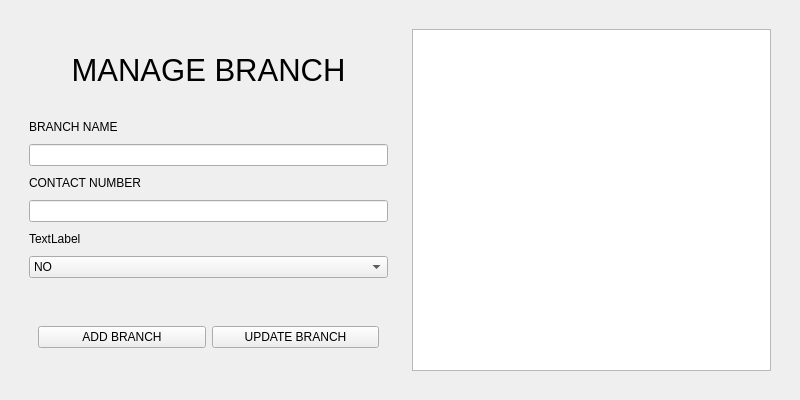
<?xml version="1.0" encoding="UTF-8"?>
<ui version="4.0">
 <class>Frame</class>
 <widget class="QFrame" name="Frame">
  <property name="geometry">
   <rect>
    <x>0</x>
    <y>0</y>
    <width>800</width>
    <height>400</height>
   </rect>
  </property>
  <property name="windowTitle">
   <string>Frame</string>
  </property>
  <layout class="QGridLayout" name="gridLayout">
   <item row="0" column="0">
    <widget class="QWidget" name="widget" native="true">
     <layout class="QHBoxLayout" name="horizontalLayout">
      <item>
       <widget class="QWidget" name="widget_2" native="true">
        <property name="maximumSize">
         <size>
          <width>400</width>
          <height>16777215</height>
         </size>
        </property>
        <layout class="QHBoxLayout" name="horizontalLayout_3">
         <item>
          <layout class="QVBoxLayout" name="verticalLayout_2">
           <item>
            <widget class="QWidget" name="widget_6" native="true">
             <property name="maximumSize">
              <size>
               <width>16777215</width>
               <height>80</height>
              </size>
             </property>
             <layout class="QHBoxLayout" name="horizontalLayout_9">
              <item>
               <layout class="QHBoxLayout" name="horizontalLayout_8">
                <item>
                 <widget class="QLabel" name="title_label">
                  <property name="font">
                   <font>
                    <pointsize>23</pointsize>
                   </font>
                  </property>
                  <property name="text">
                   <string>MANAGE BRANCH</string>
                  </property>
                  <property name="alignment">
                   <set>Qt::AlignmentFlag::AlignCenter</set>
                  </property>
                 </widget>
                </item>
               </layout>
              </item>
             </layout>
            </widget>
           </item>
           <item>
            <widget class="QLabel" name="admin_branch_name_label">
             <property name="maximumSize">
              <size>
               <width>16777215</width>
               <height>20</height>
              </size>
             </property>
             <property name="text">
              <string>BRANCH NAME</string>
             </property>
            </widget>
           </item>
           <item>
            <widget class="QLineEdit" name="admin_branch_name_input"/>
           </item>
           <item>
            <widget class="QLabel" name="admin_contact_number_label">
             <property name="maximumSize">
              <size>
               <width>16777215</width>
               <height>20</height>
              </size>
             </property>
             <property name="text">
              <string>CONTACT NUMBER</string>
             </property>
            </widget>
           </item>
           <item>
            <widget class="QLineEdit" name="admin_contact_number_input"/>
           </item>
           <item>
            <widget class="QLabel" name="label">
             <property name="maximumSize">
              <size>
               <width>16777215</width>
               <height>20</height>
              </size>
             </property>
             <property name="text">
              <string>TextLabel</string>
             </property>
            </widget>
           </item>
           <item>
            <widget class="QComboBox" name="comboBox">
             <item>
              <property name="text">
               <string>NO</string>
              </property>
             </item>
             <item>
              <property name="text">
               <string>YES</string>
              </property>
             </item>
            </widget>
           </item>
           <item>
            <widget class="QLabel" name="admin_message_label">
             <property name="maximumSize">
              <size>
               <width>16777215</width>
               <height>20</height>
              </size>
             </property>
             <property name="text">
              <string/>
             </property>
            </widget>
           </item>
           <item>
            <widget class="QWidget" name="widget_4" native="true">
             <property name="maximumSize">
              <size>
               <width>16777215</width>
               <height>50</height>
              </size>
             </property>
             <layout class="QHBoxLayout" name="horizontalLayout_6">
              <item>
               <layout class="QHBoxLayout" name="horizontalLayout_5">
                <item>
                 <widget class="QPushButton" name="admin_add_button">
                  <property name="text">
                   <string>ADD BRANCH</string>
                  </property>
                 </widget>
                </item>
                <item>
                 <widget class="QPushButton" name="admin_update_button">
                  <property name="text">
                   <string>UPDATE BRANCH</string>
                  </property>
                 </widget>
                </item>
               </layout>
              </item>
             </layout>
            </widget>
           </item>
          </layout>
         </item>
        </layout>
       </widget>
      </item>
      <item>
       <widget class="QWidget" name="widget_3" native="true">
        <property name="minimumSize">
         <size>
          <width>0</width>
          <height>0</height>
         </size>
        </property>
        <layout class="QGridLayout" name="gridLayout_2">
         <item row="0" column="0">
          <widget class="QTableView" name="tableView">
           <property name="minimumSize">
            <size>
             <width>0</width>
             <height>0</height>
            </size>
           </property>
           <property name="maximumSize">
            <size>
             <width>1300</width>
             <height>1300</height>
            </size>
           </property>
          </widget>
         </item>
        </layout>
       </widget>
      </item>
     </layout>
    </widget>
   </item>
  </layout>
 </widget>
 <resources/>
 <connections/>
</ui>
